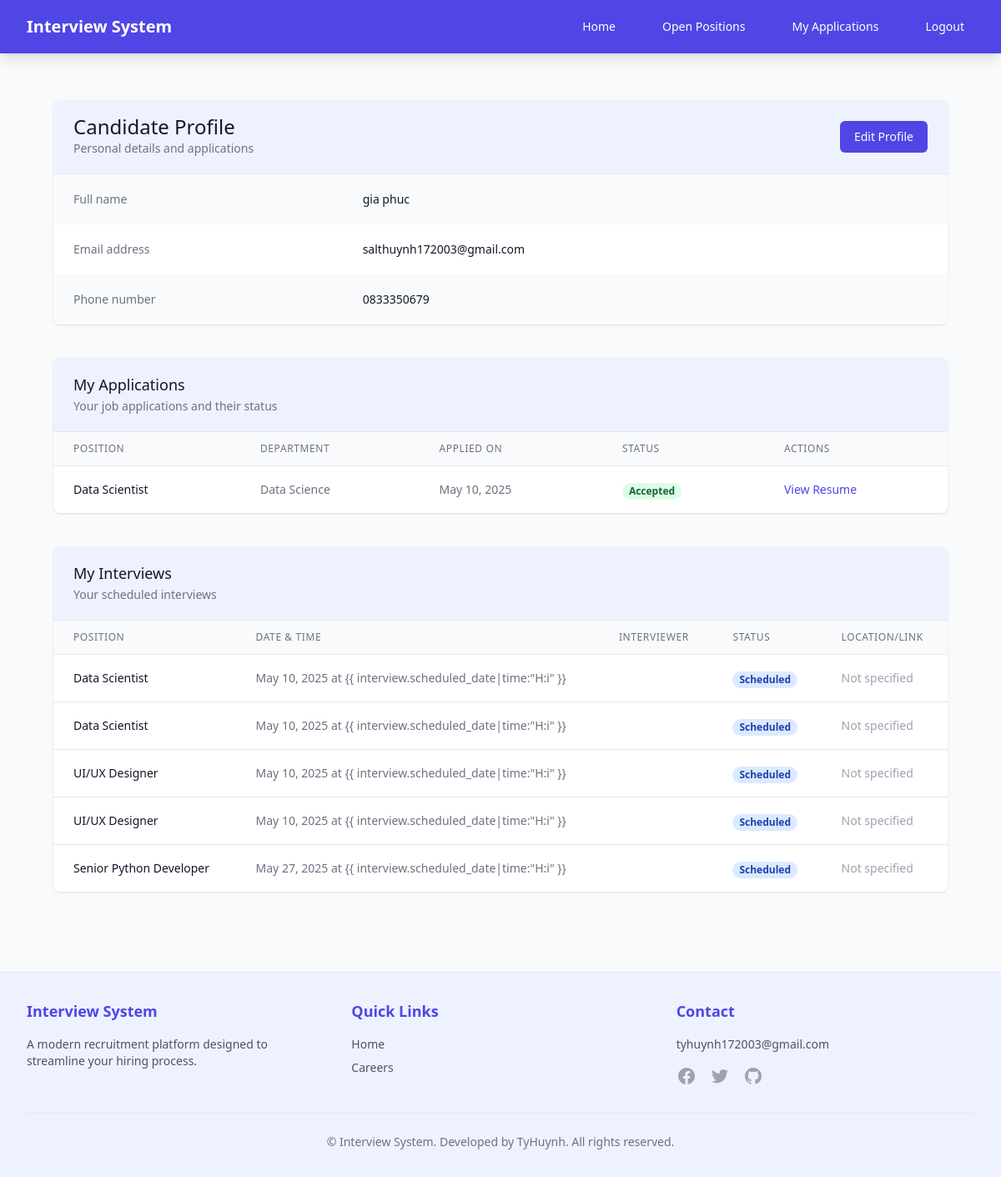
Screenshot of /profile/ (signed in) with the database file from the repository.
### recruitment/models.py (models this page shows, shortened)
class Candidate(models.Model):
    user = models.OneToOneField(User, on_delete=models.CASCADE, null=True, blank=True)
    name = models.CharField(max_length=100)
    email = models.EmailField(unique=True)
    phone = models.CharField(max_length=20)
    resume = models.FileField(upload_to='resumes/', null=True, blank=True)
    created_at = models.DateTimeField(auto_now_add=True)

class Application(models.Model):
    STATUS_CHOICES = [
        ('pending', 'Pending Review'),
        ('reviewing', 'Under Review'),
        ('interview', 'Interview Scheduled'),
        ('accepted', 'Accepted'),
        ('rejected', 'Rejected'),
    ]
    candidate = models.ForeignKey(Candidate, on_delete=models.CASCADE, related_name='applications')
    position = models.ForeignKey(Position, on_delete=models.CASCADE, related_name='applications')
    cover_letter = models.TextField(blank=True)
    resume = models.FileField(upload_to='resumes/', blank=True, null=True)
    created_at = models.DateTimeField(auto_now_add=True)
    updated_at = models.DateTimeField(auto_now=True)
    status = models.CharField(max_length=20, choices=STATUS_CHOICES, default='pending')

class Position(models.Model):
    title = models.CharField(max_length=100)
    description = models.TextField()
    requirements = models.TextField()
    salary_range = models.CharField(max_length=100, blank=True, null=True)  # Thêm trường lương
    department = models.CharField(max_length=100, blank=True, null=True)  # Thêm phòng ban
    is_active = models.BooleanField(default=True)
    EMPLOYMENT_TYPES = [
        ('full_time', 'Full-time'),
        ('part_time', 'Part-time'),
        ('contract', 'Contract'),
        ('temporary', 'Temporary'),
        ('internship', 'Internship'),
        ('remote', 'Remote'),
    ]
    employment_type = models.CharField(
        max_length=20,
        choices=EMPLOYMENT_TYPES,
        default='full_time',
        verbose_name='Employment Type'
    )

class Interview(models.Model):
    STATUS_CHOICES = [
        ('scheduled', 'Scheduled'),
        ('completed', 'Completed'),
        ('cancelled', 'Cancelled'),
    ]
    INTERVIEW_TYPES = [
        ('phone', 'Phone Interview'),
        ('video', 'Video Interview'),
        ('technical', 'Technical Interview'),
        ('onsite', 'On-site Interview'),
        ('assessment', 'Assessment'),
    ]
    candidate = models.ForeignKey(Candidate, on_delete=models.CASCADE)
    position = models.ForeignKey(Position, on_delete=models.CASCADE)
    interviewer = models.ForeignKey(User, on_delete=models.CASCADE)
    scheduled_date = models.DateTimeField()
    duration = models.IntegerField(help_text='Duration in minutes', default=60)
    interview_type = models.CharField(max_length=20, choices=INTERVIEW_TYPES, default='onsite')
    location = models.CharField(max_length=200, blank=True, null=True, help_text='Địa điểm phỏng vấn')
    notes = models.TextField(blank=True, null=True)
    status = models.CharField(max_length=20, choices=STATUS_CHOICES, default='scheduled')
    feedback = models.TextField(blank=True, null=True)
    rating = models.IntegerField(null=True, blank=True)

### recruitment/views.py (the view)
# urls.py: path('profile/', views.candidate_profile, name='candidate_profile'),
@login_required
def candidate_profile(request):
    try:
        candidate = Candidate.objects.get(user=request.user)
        applications = Application.objects.filter(candidate=candidate)
        interviews = Interview.objects.filter(candidate=candidate)
        return render(request, 'recruitment/candidate_profile.html', {
            'candidate': candidate,
            'applications': applications,
            'interviews': interviews
        })
    except Candidate.DoesNotExist:
        messages.error(request, "Candidate profile not found.")
        return redirect('recruitment:home')

### templates/recruitment/candidate_profile.html (shortened to what this page needs)
{% extends 'base.html' %}
{% block content %}
<div class="max-w-7xl mx-auto px-4 sm:px-6 lg:px-8 py-8">
    {% if candidate %}
    <div class="bg-white shadow overflow-hidden sm:rounded-lg">
        <div class="px-4 py-5 sm:px-6 bg-indigo-50 flex justify-between items-center">
            <div>
                <h3 class="text-2xl leading-6 font-medium text-gray-900">Candidate Profile</h3>
                <p class="mt-1 max-w-2xl text-sm text-gray-500">Personal details and applications</p>
            </div>
            <div>
                <a href="{% url 'recruitment:candidate_edit' candidate.id %}"
                    class="inline-flex items-center px-4 py-2 border border-transparent text-sm font-medium rounded-md text-white bg-indigo-600 hover:bg-indigo-700 focus:outline-none focus:ring-2 focus:ring-offset-2 focus:ring-indigo-500">
                    Edit Profile
                </a>
            </div>
        </div>
        <div class="border-t border-gray-200">
            <dl>
                <div class="bg-gray-50 px-4 py-5 sm:grid sm:grid-cols-3 sm:gap-4 sm:px-6">
                    <dt class="text-sm font-medium text-gray-500">Full name</dt>
                    <dd class="mt-1 text-sm text-gray-900 sm:mt-0 sm:col-span-2">{{ candidate.name }}</dd>
                </div>
                <div class="bg-white px-4 py-5 sm:grid sm:grid-cols-3 sm:gap-4 sm:px-6">
                    <dt class="text-sm font-medium text-gray-500">Email address</dt>
                    <dd class="mt-1 text-sm text-gray-900 sm:mt-0 sm:col-span-2">{{ candidate.email }}</dd>
                </div>
                <div class="bg-gray-50 px-4 py-5 sm:grid sm:grid-cols-3 sm:gap-4 sm:px-6">
                    <dt class="text-sm font-medium text-gray-500">Phone number</dt>
                    <dd class="mt-1 text-sm text-gray-900 sm:mt-0 sm:col-span-2">{{ candidate.phone }}</dd>
                </div>
            </dl>
        </div>
    </div>
    <div class="mt-10">
        <div class="bg-white shadow overflow-hidden sm:rounded-lg">
            <div class="px-4 py-5 sm:px-6 bg-indigo-50">
                <h3 class="text-lg leading-6 font-medium text-gray-900">My Applications</h3>
                <p class="mt-1 max-w-2xl text-sm text-gray-500">Your job applications and their status</p>
            </div>
            <div class="border-t border-gray-200">
                {% if applications %}
                <div class="overflow-x-auto">
                    <table class="min-w-full divide-y divide-gray-200">
                        <thead class="bg-gray-50">
                            <tr>
                                <th scope="col"
                                    class="px-6 py-3 text-left text-xs font-medium text-gray-500 uppercase tracking-wider">
                                    Position</th>
                                <th scope="col"
                                    class="px-6 py-3 text-left text-xs font-medium text-gray-500 uppercase tracking-wider">
                                    Department</th>
                                <th scope="col"
                                    class="px-6 py-3 text-left text-xs font-medium text-gray-500 uppercase tracking-wider">
                                    Applied On</th>
                                <th scope="col"
                                    class="px-6 py-3 text-left text-xs font-medium text-gray-500 uppercase tracking-wider">
                                    Status</th>
                                <th scope="col"
                                    class="px-6 py-3 text-left text-xs font-medium text-gray-500 uppercase tracking-wider">
                                    Actions</th>
                            </tr>
                        </thead>
                        <tbody class="bg-white divide-y divide-gray-200">
                            {% for application in applications %}
                            <tr>
                                <td class="px-6 py-4 whitespace-nowrap text-sm font-medium text-gray-900">
                                    {{ application.position.title }}
                                </td>
                                <td class="px-6 py-4 whitespace-nowrap text-sm text-gray-500">
                                    {{ application.position.department }}
                                </td>
                                <td class="px-6 py-4 whitespace-nowrap text-sm text-gray-500">
                                    {{ application.created_at|date:"M d, Y" }}
                                </td>
                                <td class="px-6 py-4 whitespace-nowrap">
                                    <span class="px-2 inline-flex text-xs leading-5 font-semibold rounded-full
                                            {% if application.status == 'pending' %}bg-yellow-100 text-yellow-800
                                            {% elif application.status == 'reviewing' %}bg-blue-100 text-blue-800
                                            {% elif application.status == 'interview' %}bg-purple-100 text-purple-800
                                            {% elif application.status == 'rejected' %}bg-red-100 text-red-800
                                            {% elif application.status == 'accepted' %}bg-green-100 text-green-800
                                            {% endif %}">
                                        {{ application.get_status_display }}
                                    </span>
                                </td>
                                <td class="px-6 py-4 whitespace-nowrap text-sm text-gray-500">
                                    <a href="{{ application.resume.url }}" class="text-indigo-600 hover:text-indigo-900"
                                        target="_blank">
                                        View Resume
                                    </a>
                                </td>
                            </tr>
                            {% endfor %}
                        </tbody>
                    </table>
                </div>
                {% endif %}
            </div>
        </div>
    </div>
    {% if interviews %}
    <div class="mt-10">
        <div class="bg-white shadow overflow-hidden sm:rounded-lg">
            <div class="px-4 py-5 sm:px-6 bg-indigo-50">
                <h3 class="text-lg leading-6 font-medium text-gray-900">My Interviews</h3>
                <p class="mt-1 max-w-2xl text-sm text-gray-500">Your scheduled interviews</p>
            </div>
            <div class="border-t border-gray-200">
                <div class="overflow-x-auto">
                    <table class="min-w-full divide-y divide-gray-200">
                        <thead class="bg-gray-50">
                            <tr>
                                <th scope="col"
                                    class="px-6 py-3 text-left text-xs font-medium text-gray-500 uppercase tracking-wider">
                                    Position</th>
                                <th scope="col"
                                    class="px-6 py-3 text-left text-xs font-medium text-gray-500 uppercase tracking-wider">
                                    Date & Time</th>
                                <th scope="col"
                                    class="px-6 py-3 text-left text-xs font-medium text-gray-500 uppercase tracking-wider">
                                    Interviewer</th>
                                <th scope="col"
                                    class="px-6 py-3 text-left text-xs font-medium text-gray-500 uppercase tracking-wider">
                                    Status</th>
                                <th scope="col"
                                    class="px-6 py-3 text-left text-xs font-medium text-gray-500 uppercase tracking-wider">
                                    Location/Link</th>
                            </tr>
                        </thead>
                        <tbody class="bg-white divide-y divide-gray-200">
                            {% for interview in interviews %}
                            <tr>
                                <td class="px-6 py-4 whitespace-nowrap text-sm font-medium text-gray-900">
                                    {{ interview.position.title }}
                                </td>
                                <td class="px-6 py-4 whitespace-nowrap text-sm text-gray-500">
                                    {{ interview.scheduled_date|date:"M d, Y" }} at {{
                                    interview.scheduled_date|time:"H:i" }}
                                </td>
                                <td class="px-6 py-4 whitespace-nowrap text-sm text-gray-500">
                                </td>
                                <td class="px-6 py-4 whitespace-nowrap">
                                    <span class="px-2 inline-flex text-xs leading-5 font-semibold rounded-full
                                        {% if interview.status == 'scheduled' %}bg-blue-100 text-blue-800
                                        {% elif interview.status == 'completed' %}bg-green-100 text-green-800
                                        {% elif interview.status == 'cancelled' %}bg-red-100 text-red-800
                                        {% endif %}">
                                        {{ interview.get_status_display }}
                                    </span>
                                </td>
                                <td class="px-6 py-4 whitespace-nowrap text-sm text-gray-500">
                                    {% if interview.location %}
                                    {{ interview.location }}
                                    {% elif interview.meeting_link %}
                                    <a href="{{ interview.meeting_link }}" class="text-indigo-600 hover:text-indigo-900"
                                        target="_blank">
                                        Join Meeting
                                    </a>
                                    {% else %}
                                    <span class="text-gray-400">Not specified</span>
                                    {% endif %}
                                </td>
                            </tr>
                            {% endfor %}
                        </tbody>
                    </table>
                </div>
            </div>
        </div>
    </div>
    {% endif %}
    {% endif %}
</div>
{% endblock %}

### rows the page displays
Candidate: name "gia phuc", email "salthuynh172003@gmail.com", phone "0833350679"
Application: position "Data Scientist", position.department "Data Science", created_at "May 10, 2025", status "Accepted"
Interview: position "Data Scientist", scheduled_date "May 10, 2025", status "Scheduled", shows "Not specified"
Interview: position "Data Scientist", scheduled_date "May 10, 2025", status "Scheduled", shows "Not specified"
Interview: position "UI/UX Designer", scheduled_date "May 10, 2025", status "Scheduled", shows "Not specified"
Interview: position "UI/UX Designer", scheduled_date "May 10, 2025", status "Scheduled", shows "Not specified"
Interview: position "Senior Python Developer", scheduled_date "May 27, 2025", status "Scheduled", shows "Not specified"
